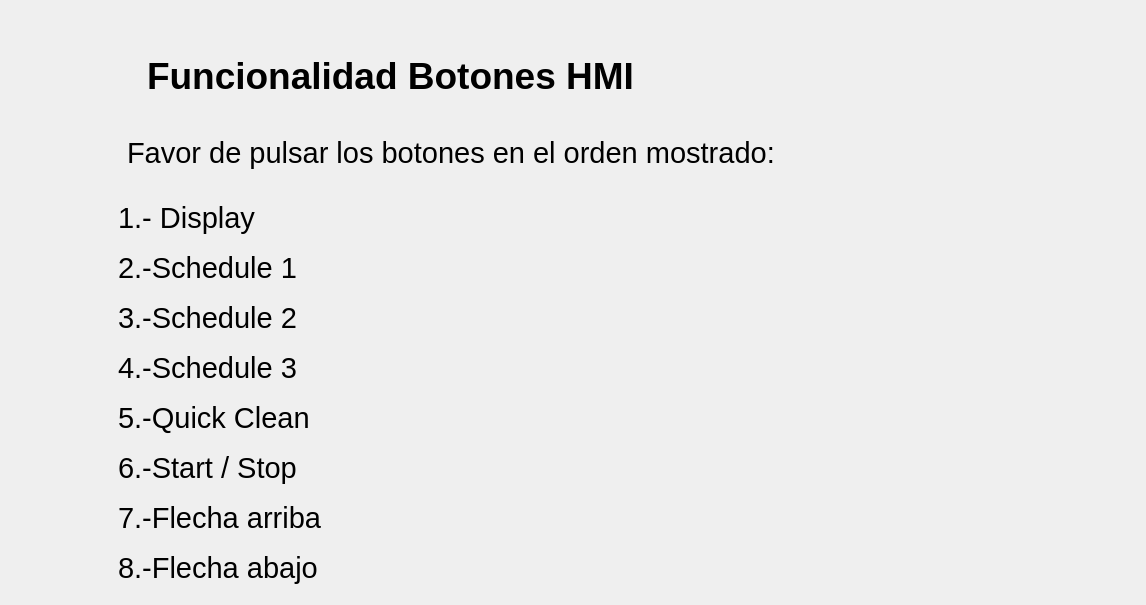
      <widget class="QWidget" name="page_8">
       <layout class="QGridLayout" name="gridLayout_10">
        <item row="0" column="0">
         <layout class="QVBoxLayout" name="verticalLayout_5">
          <item>
           <layout class="QHBoxLayout" name="horizontalLayout_83">
            <property name="spacing">
             <number>15</number>
            </property>
            <property name="leftMargin">
             <number>50</number>
            </property>
            <property name="topMargin">
             <number>30</number>
            </property>
            <item>
             <widget class="QLabel" name="lblTest1_6">
              <property name="minimumSize">
               <size>
                <width>71</width>
                <height>71</height>
               </size>
              </property>
              <property name="maximumSize">
               <size>
                <width>71</width>
                <height>71</height>
               </size>
              </property>
              <property name="text">
               <string/>
              </property>
              <property name="pixmap">
               <pixmap resource="../resources/resources.qrc">:/resources/number-5.png</pixmap>
              </property>
              <property name="scaledContents">
               <bool>true</bool>
              </property>
             </widget>
            </item>
            <item>
             <widget class="QLabel" name="lblCode_21">
              <property name="minimumSize">
               <size>
                <width>600</width>
                <height>30</height>
               </size>
              </property>
              <property name="maximumSize">
               <size>
                <width>600</width>
                <height>30</height>
               </size>
              </property>
              <property name="font">
               <font>
                <pointsize>28</pointsize>
                <weight>75</weight>
                <bold>true</bold>
               </font>
              </property>
              <property name="text">
               <string>Funcionalidad Botones HMI</string>
              </property>
             </widget>
            </item>
            <item>
             <spacer name="horizontalSpacer_83">
              <property name="orientation">
               <enum>Qt::Horizontal</enum>
              </property>
              <property name="sizeType">
               <enum>QSizePolicy::Expanding</enum>
              </property>
              <property name="sizeHint" stdset="0">
               <size>
                <width>328</width>
                <height>20</height>
               </size>
              </property>
             </spacer>
            </item>
           </layout>
          </item>
          <item>
           <layout class="QHBoxLayout" name="horizontalLayout_31">
            <property name="leftMargin">
             <number>50</number>
            </property>
            <item>
             <widget class="QLabel" name="lblCode_41">
              <property name="minimumSize">
               <size>
                <width>60</width>
                <height>60</height>
               </size>
              </property>
              <property name="maximumSize">
               <size>
                <width>60</width>
                <height>60</height>
               </size>
              </property>
              <property name="text">
               <string/>
              </property>
              <property name="pixmap">
               <pixmap resource="../resources/resources.qrc">:/resources/info.png</pixmap>
              </property>
              <property name="scaledContents">
               <bool>true</bool>
              </property>
              <property name="wordWrap">
               <bool>false</bool>
              </property>
             </widget>
            </item>
            <item>
             <widget class="QLabel" name="label_50">
              <property name="minimumSize">
               <size>
                <width>800</width>
                <height>70</height>
               </size>
              </property>
              <property name="maximumSize">
               <size>
                <width>800</width>
                <height>70</height>
               </size>
              </property>
              <property name="font">
               <font>
                <pointsize>22</pointsize>
                <weight>50</weight>
                <bold>false</bold>
               </font>
              </property>
              <property name="text">
               <string>Favor de pulsar los botones en el orden mostrado: </string>
              </property>
             </widget>
            </item>
            <item>
             <spacer name="horizontalSpacer_55">
              <property name="orientation">
               <enum>Qt::Horizontal</enum>
              </property>
              <property name="sizeType">
               <enum>QSizePolicy::Fixed</enum>
              </property>
              <property name="sizeHint" stdset="0">
               <size>
                <width>208</width>
                <height>20</height>
               </size>
              </property>
             </spacer>
            </item>
           </layout>
          </item>
         </layout>
        </item>
        <item row="1" column="0">
         <layout class="QHBoxLayout" name="horizontalLayout_30">
          <property name="spacing">
           <number>0</number>
          </property>
          <item>
           <spacer name="horizontalSpacer_56">
            <property name="orientation">
             <enum>Qt::Horizontal</enum>
            </property>
            <property name="sizeType">
             <enum>QSizePolicy::Fixed</enum>
            </property>
            <property name="sizeHint" stdset="0">
             <size>
              <width>40</width>
              <height>20</height>
             </size>
            </property>
           </spacer>
          </item>
          <item>
           <layout class="QVBoxLayout" name="verticalLayout_28">
            <property name="spacing">
             <number>6</number>
            </property>
            <item>
             <layout class="QHBoxLayout" name="horizontalLayout_86">
              <item>
               <widget class="QLabel" name="label_59">
                <property name="minimumSize">
                 <size>
                  <width>350</width>
                  <height>40</height>
                 </size>
                </property>
                <property name="maximumSize">
                 <size>
                  <width>350</width>
                  <height>40</height>
                 </size>
                </property>
                <property name="font">
                 <font>
                  <pointsize>22</pointsize>
                  <weight>50</weight>
                  <bold>false</bold>
                 </font>
                </property>
                <property name="text">
                 <string>1.- Display</string>
                </property>
               </widget>
              </item>
              <item>
               <widget class="QLabel" name="lblConfirmLeds_12">
                <property name="minimumSize">
                 <size>
                  <width>40</width>
                  <height>40</height>
                 </size>
                </property>
                <property name="maximumSize">
                 <size>
                  <width>40</width>
                  <height>40</height>
                 </size>
                </property>
                <property name="cursor">
                 <cursorShape>PointingHandCursor</cursorShape>
                </property>
                <property name="text">
                 <string/>
                </property>
                <property name="pixmap">
                 <pixmap resource="../resources/resources.qrc">:/resources/right.png</pixmap>
                </property>
                <property name="scaledContents">
                 <bool>true</bool>
                </property>
               </widget>
              </item>
              <item>
               <widget class="QLabel" name="lblDeclineLeds_12">
                <property name="minimumSize">
                 <size>
                  <width>40</width>
                  <height>40</height>
                 </size>
                </property>
                <property name="maximumSize">
                 <size>
                  <width>40</width>
                  <height>40</height>
                 </size>
                </property>
                <property name="cursor">
                 <cursorShape>PointingHandCursor</cursorShape>
                </property>
                <property name="text">
                 <string/>
                </property>
                <property name="pixmap">
                 <pixmap resource="../resources/resources.qrc">:/resources/arrow.png</pixmap>
                </property>
                <property name="scaledContents">
                 <bool>true</bool>
                </property>
               </widget>
              </item>
             </layout>
            </item>
            <item>
             <layout class="QHBoxLayout" name="horizontalLayout_87">
              <item>
               <widget class="QLabel" name="label_60">
                <property name="minimumSize">
                 <size>
                  <width>350</width>
                  <height>40</height>
                 </size>
                </property>
                <property name="maximumSize">
                 <size>
                  <width>350</width>
                  <height>40</height>
                 </size>
                </property>
                <property name="font">
                 <font>
                  <pointsize>22</pointsize>
                  <weight>50</weight>
                  <bold>false</bold>
                 </font>
                </property>
                <property name="text">
                 <string>2.-Schedule 1</string>
                </property>
               </widget>
              </item>
              <item>
               <widget class="QLabel" name="lblConfirmLeds_20">
                <property name="minimumSize">
                 <size>
                  <width>40</width>
                  <height>40</height>
                 </size>
                </property>
                <property name="maximumSize">
                 <size>
                  <width>40</width>
                  <height>40</height>
                 </size>
                </property>
                <property name="cursor">
                 <cursorShape>PointingHandCursor</cursorShape>
                </property>
                <property name="text">
                 <string/>
                </property>
                <property name="pixmap">
                 <pixmap resource="../resources/resources.qrc">:/resources/right.png</pixmap>
                </property>
                <property name="scaledContents">
                 <bool>true</bool>
                </property>
               </widget>
              </item>
              <item>
               <widget class="QLabel" name="lblDeclineLeds_20">
                <property name="minimumSize">
                 <size>
                  <width>40</width>
                  <height>40</height>
                 </size>
                </property>
                <property name="maximumSize">
                 <size>
                  <width>40</width>
                  <height>40</height>
                 </size>
                </property>
                <property name="cursor">
                 <cursorShape>PointingHandCursor</cursorShape>
                </property>
                <property name="text">
                 <string/>
                </property>
                <property name="pixmap">
                 <pixmap resource="../resources/resources.qrc">:/resources/arrow.png</pixmap>
                </property>
                <property name="scaledContents">
                 <bool>true</bool>
                </property>
               </widget>
              </item>
             </layout>
            </item>
            <item>
             <layout class="QHBoxLayout" name="horizontalLayout_88">
              <item>
               <widget class="QLabel" name="label_61">
                <property name="minimumSize">
                 <size>
                  <width>350</width>
                  <height>40</height>
                 </size>
                </property>
                <property name="maximumSize">
                 <size>
                  <width>350</width>
                  <height>40</height>
                 </size>
                </property>
                <property name="font">
                 <font>
                  <pointsize>22</pointsize>
                  <weight>50</weight>
                  <bold>false</bold>
                 </font>
                </property>
                <property name="text">
                 <string>3.-Schedule 2</string>
                </property>
               </widget>
              </item>
              <item>
               <widget class="QLabel" name="lblConfirmLeds_21">
                <property name="minimumSize">
                 <size>
                  <width>40</width>
                  <height>40</height>
                 </size>
                </property>
                <property name="maximumSize">
                 <size>
                  <width>40</width>
                  <height>40</height>
                 </size>
                </property>
                <property name="cursor">
                 <cursorShape>PointingHandCursor</cursorShape>
                </property>
                <property name="text">
                 <string/>
                </property>
                <property name="pixmap">
                 <pixmap resource="../resources/resources.qrc">:/resources/right.png</pixmap>
                </property>
                <property name="scaledContents">
                 <bool>true</bool>
                </property>
               </widget>
              </item>
              <item>
               <widget class="QLabel" name="lblDeclineLeds_21">
                <property name="minimumSize">
                 <size>
                  <width>40</width>
                  <height>40</height>
                 </size>
                </property>
                <property name="maximumSize">
                 <size>
                  <width>40</width>
                  <height>40</height>
                 </size>
                </property>
                <property name="cursor">
                 <cursorShape>PointingHandCursor</cursorShape>
                </property>
                <property name="text">
                 <string/>
                </property>
                <property name="pixmap">
                 <pixmap resource="../resources/resources.qrc">:/resources/arrow.png</pixmap>
                </property>
                <property name="scaledContents">
                 <bool>true</bool>
                </property>
               </widget>
              </item>
             </layout>
            </item>
            <item>
             <layout class="QHBoxLayout" name="horizontalLayout_89">
              <item>
               <widget class="QLabel" name="label_62">
                <property name="minimumSize">
                 <size>
                  <width>350</width>
                  <height>40</height>
                 </size>
                </property>
                <property name="maximumSize">
                 <size>
                  <width>350</width>
                  <height>40</height>
                 </size>
                </property>
                <property name="font">
                 <font>
                  <pointsize>22</pointsize>
                  <weight>50</weight>
                  <bold>false</bold>
                 </font>
                </property>
                <property name="text">
                 <string>4.-Schedule 3</string>
                </property>
               </widget>
              </item>
              <item>
               <widget class="QLabel" name="lblConfirmLeds_22">
                <property name="minimumSize">
                 <size>
                  <width>40</width>
                  <height>40</height>
                 </size>
                </property>
                <property name="maximumSize">
                 <size>
                  <width>40</width>
                  <height>40</height>
                 </size>
                </property>
                <property name="cursor">
                 <cursorShape>PointingHandCursor</cursorShape>
                </property>
                <property name="text">
                 <string/>
                </property>
                <property name="pixmap">
                 <pixmap resource="../resources/resources.qrc">:/resources/right.png</pixmap>
                </property>
                <property name="scaledContents">
                 <bool>true</bool>
                </property>
               </widget>
              </item>
              <item>
               <widget class="QLabel" name="lblDeclineLeds_22">
                <property name="minimumSize">
                 <size>
                  <width>40</width>
                  <height>40</height>
                 </size>
                </property>
                <property name="maximumSize">
                 <size>
                  <width>40</width>
                  <height>40</height>
                 </size>
                </property>
                <property name="cursor">
                 <cursorShape>PointingHandCursor</cursorShape>
                </property>
                <property name="text">
                 <string/>
                </property>
                <property name="pixmap">
                 <pixmap resource="../resources/resources.qrc">:/resources/arrow.png</pixmap>
                </property>
                <property name="scaledContents">
                 <bool>true</bool>
                </property>
               </widget>
              </item>
             </layout>
            </item>
            <item>
             <layout class="QHBoxLayout" name="horizontalLayout_90">
              <item>
               <widget class="QLabel" name="label_63">
                <property name="minimumSize">
                 <size>
                  <width>350</width>
                  <height>40</height>
                 </size>
                </property>
                <property name="maximumSize">
                 <size>
                  <width>350</width>
                  <height>40</height>
                 </size>
                </property>
                <property name="font">
                 <font>
                  <pointsize>22</pointsize>
                  <weight>50</weight>
                  <bold>false</bold>
                 </font>
                </property>
                <property name="text">
                 <string>5.-Quick Clean</string>
                </property>
               </widget>
              </item>
              <item>
               <widget class="QLabel" name="lblConfirmLeds_23">
                <property name="minimumSize">
                 <size>
                  <width>40</width>
                  <height>40</height>
                 </size>
                </property>
                <property name="maximumSize">
                 <size>
                  <width>40</width>
                  <height>40</height>
                 </size>
                </property>
                <property name="cursor">
                 <cursorShape>PointingHandCursor</cursorShape>
                </property>
                <property name="text">
                 <string/>
                </property>
                <property name="pixmap">
                 <pixmap resource="../resources/resources.qrc">:/resources/right.png</pixmap>
                </property>
                <property name="scaledContents">
                 <bool>true</bool>
                </property>
               </widget>
              </item>
              <item>
               <widget class="QLabel" name="lblDeclineLeds_23">
                <property name="minimumSize">
                 <size>
                  <width>40</width>
                  <height>40</height>
                 </size>
                </property>
                <property name="maximumSize">
                 <size>
                  <width>40</width>
                  <height>40</height>
                 </size>
                </property>
                <property name="cursor">
                 <cursorShape>PointingHandCursor</cursorShape>
                </property>
                <property name="text">
                 <string/>
                </property>
                <property name="pixmap">
                 <pixmap resource="../resources/resources.qrc">:/resources/arrow.png</pixmap>
                </property>
                <property name="scaledContents">
                 <bool>true</bool>
                </property>
               </widget>
              </item>
             </layout>
            </item>
            <item>
             <layout class="QHBoxLayout" name="horizontalLayout_94">
              <item>
               <widget class="QLabel" name="label_64">
                <property name="minimumSize">
                 <size>
                  <width>350</width>
                  <height>40</height>
                 </size>
                </property>
                <property name="maximumSize">
                 <size>
                  <width>350</width>
                  <height>40</height>
                 </size>
                </property>
                <property name="font">
                 <font>
                  <pointsize>22</pointsize>
                  <weight>50</weight>
                  <bold>false</bold>
                 </font>
                </property>
                <property name="text">
                 <string>6.-Start / Stop</string>
                </property>
               </widget>
              </item>
              <item>
               <widget class="QLabel" name="lblConfirmLeds_24">
                <property name="minimumSize">
                 <size>
                  <width>40</width>
                  <height>40</height>
                 </size>
                </property>
                <property name="maximumSize">
                 <size>
                  <width>40</width>
                  <height>40</height>
                 </size>
                </property>
                <property name="cursor">
                 <cursorShape>PointingHandCursor</cursorShape>
                </property>
                <property name="text">
                 <string/>
                </property>
                <property name="pixmap">
                 <pixmap resource="../resources/resources.qrc">:/resources/right.png</pixmap>
                </property>
                <property name="scaledContents">
                 <bool>true</bool>
                </property>
               </widget>
              </item>
              <item>
               <widget class="QLabel" name="lblDeclineLeds_24">
                <property name="minimumSize">
                 <size>
                  <width>40</width>
                  <height>40</height>
                 </size>
                </property>
                <property name="maximumSize">
                 <size>
                  <width>40</width>
                  <height>40</height>
                 </size>
                </property>
                <property name="cursor">
                 <cursorShape>PointingHandCursor</cursorShape>
                </property>
                <property name="text">
                 <string/>
                </property>
                <property name="pixmap">
                 <pixmap resource="../resources/resources.qrc">:/resources/arrow.png</pixmap>
                </property>
                <property name="scaledContents">
                 <bool>true</bool>
                </property>
               </widget>
              </item>
             </layout>
            </item>
            <item>
             <layout class="QHBoxLayout" name="horizontalLayout_95">
              <item>
               <widget class="QLabel" name="label_65">
                <property name="minimumSize">
                 <size>
                  <width>350</width>
                  <height>40</height>
                 </size>
                </property>
                <property name="maximumSize">
                 <size>
                  <width>350</width>
                  <height>40</height>
                 </size>
                </property>
                <property name="font">
                 <font>
                  <pointsize>22</pointsize>
                  <weight>50</weight>
                  <bold>false</bold>
                 </font>
                </property>
                <property name="text">
                 <string>7.-Flecha arriba</string>
                </property>
               </widget>
              </item>
              <item>
               <widget class="QLabel" name="lblConfirmLeds_25">
                <property name="minimumSize">
                 <size>
                  <width>40</width>
                  <height>40</height>
                 </size>
                </property>
                <property name="maximumSize">
                 <size>
                  <width>40</width>
                  <height>40</height>
                 </size>
                </property>
                <property name="cursor">
                 <cursorShape>PointingHandCursor</cursorShape>
                </property>
                <property name="text">
                 <string/>
                </property>
                <property name="pixmap">
                 <pixmap resource="../resources/resources.qrc">:/resources/right.png</pixmap>
                </property>
                <property name="scaledContents">
                 <bool>true</bool>
                </property>
               </widget>
              </item>
              <item>
               <widget class="QLabel" name="lblDeclineLeds_25">
                <property name="minimumSize">
                 <size>
                  <width>40</width>
                  <height>40</height>
                 </size>
                </property>
                <property name="maximumSize">
                 <size>
                  <width>40</width>
                  <height>40</height>
                 </size>
                </property>
                <property name="cursor">
                 <cursorShape>PointingHandCursor</cursorShape>
                </property>
                <property name="text">
                 <string/>
                </property>
                <property name="pixmap">
                 <pixmap resource="../resources/resources.qrc">:/resources/arrow.png</pixmap>
                </property>
                <property name="scaledContents">
                 <bool>true</bool>
                </property>
               </widget>
              </item>
             </layout>
            </item>
            <item>
             <layout class="QHBoxLayout" name="horizontalLayout_96">
              <item>
               <widget class="QLabel" name="label_66">
                <property name="minimumSize">
                 <size>
                  <width>350</width>
                  <height>40</height>
                 </size>
                </property>
                <property name="maximumSize">
                 <size>
                  <width>350</width>
                  <height>40</height>
                 </size>
                </property>
                <property name="font">
                 <font>
                  <pointsize>22</pointsize>
                  <weight>50</weight>
                  <bold>false</bold>
                 </font>
                </property>
                <property name="text">
                 <string>8.-Flecha abajo</string>
                </property>
               </widget>
              </item>
              <item>
               <widget class="QLabel" name="lblConfirmLeds_26">
                <property name="minimumSize">
                 <size>
                  <width>40</width>
                  <height>40</height>
                 </size>
                </property>
                <property name="maximumSize">
                 <size>
                  <width>40</width>
                  <height>40</height>
                 </size>
                </property>
                <property name="cursor">
                 <cursorShape>PointingHandCursor</cursorShape>
                </property>
                <property name="text">
                 <string/>
                </property>
                <property name="pixmap">
                 <pixmap resource="../resources/resources.qrc">:/resources/right.png</pixmap>
                </property>
                <property name="scaledContents">
                 <bool>true</bool>
                </property>
               </widget>
              </item>
              <item>
               <widget class="QLabel" name="lblDeclineLeds_26">
                <property name="minimumSize">
                 <size>
                  <width>40</width>
                  <height>40</height>
                 </size>
                </property>
                <property name="maximumSize">
                 <size>
                  <width>40</width>
                  <height>40</height>
                 </size>
                </property>
                <property name="cursor">
                 <cursorShape>PointingHandCursor</cursorShape>
                </property>
                <property name="text">
                 <string/>
                </property>
                <property name="pixmap">
                 <pixmap resource="../resources/resources.qrc">:/resources/arrow.png</pixmap>
                </property>
                <property name="scaledContents">
                 <bool>true</bool>
                </property>
               </widget>
              </item>
             </layout>
            </item>
           </layout>
          </item>
          <item>
           <spacer name="horizontalSpacer_54">
            <property name="orientation">
             <enum>Qt::Horizontal</enum>
            </property>
            <property name="sizeType">
             <enum>QSizePolicy::Fixed</enum>
            </property>
            <property name="sizeHint" stdset="0">
             <size>
              <width>40</width>
              <height>20</height>
             </size>
            </property>
           </spacer>
          </item>
          <item>
           <widget class="QLabel" name="PentairIMG_6">
            <property name="minimumSize">
             <size>
              <width>400</width>
              <height>400</height>
             </size>
            </property>
            <property name="maximumSize">
             <size>
              <width>400</width>
              <height>400</height>
             </size>
            </property>
            <property name="text">
             <string/>
            </property>
            <property name="pixmap">
             <pixmap resource="../resources/resources.qrc">:/resources/pentairIMG.PNG</pixmap>
            </property>
            <property name="scaledContents">
             <bool>true</bool>
            </property>
           </widget>
          </item>
         </layout>
        </item>
       </layout>
      </widget>
